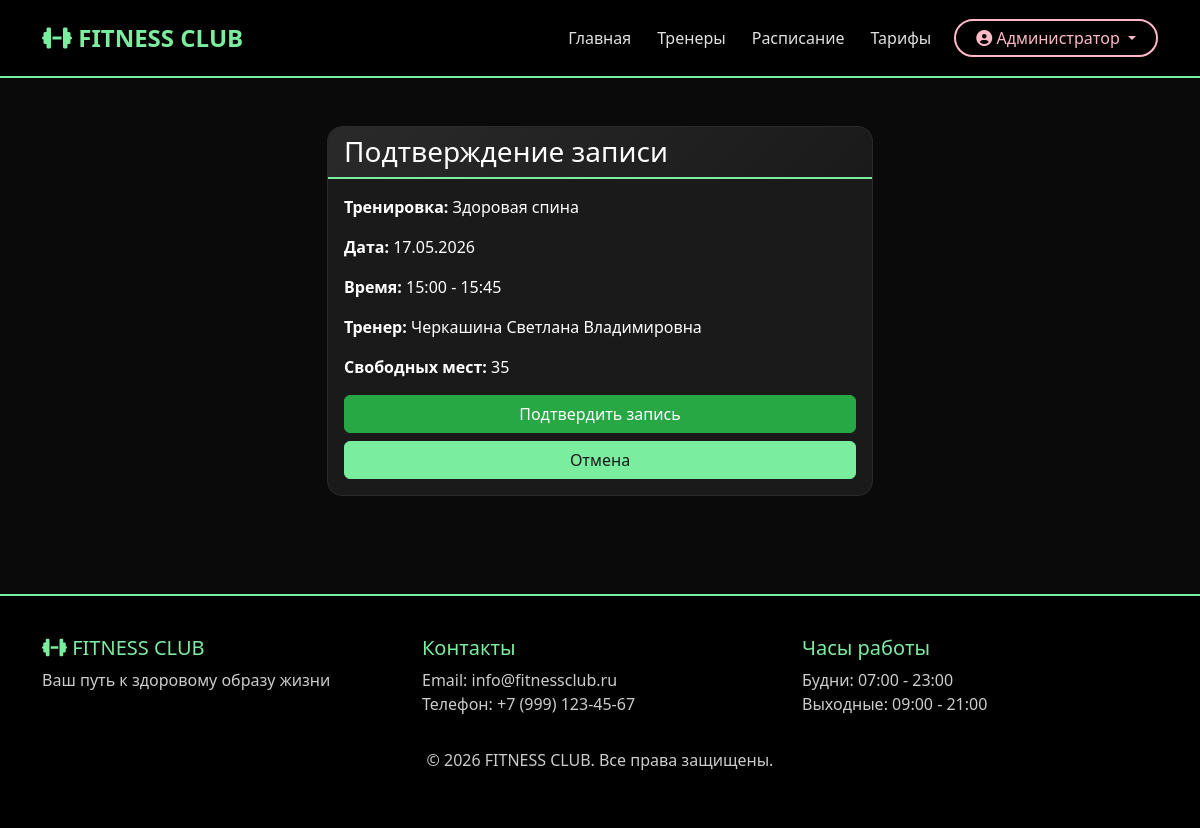
Screenshot of /schedule/20/book/ (signed in) with the database file from the repository.
### users/models.py (models this page shows, shortened)
class User(AbstractUser):
    first_name = None
    last_name = None
    username = None
    full_name = models.CharField('ФИО', max_length=200)
    email = models.EmailField('Email', unique=True)
    phone = models.CharField('Телефон', max_length=12, blank=True, unique=True)
    birth_date = models.DateField('Дата рождения', null=True, blank=True)
    is_trainer = models.BooleanField('Тренер', default=False)
    tariff_name = models.CharField('Название тарифа', max_length=100, blank=True, null=True)
    tariff_price = models.DecimalField('Цена тарифа', max_digits=10, decimal_places=2, blank=True, null=True)
    tariff_duration = models.IntegerField('Длительность тарифа (дней)', blank=True, null=True)
    tariff_purchase_date = models.DateField('Дата покупки', auto_now_add=True, null=True)
    tariff_end_date = models.DateField('Дата окончания тарифа', blank=True, null=True)
    tariff_type = models.CharField(  'Тип тарифа',max_length=20,choices=[('day', 'Дневной (до 17:00)'), ('evening', 'Вечерний (после 17:00)'), ('unlimited', 'Безлимитный')],blank=True,null=True)
    tariff_has_personal = models.BooleanField('Доступ к персональным тренировкам', default=False)
    USERNAME_FIELD = 'email'
    REQUIRED_FIELDS = ['full_name']
    def has_active_tariff(self):
        if self.tariff_end_date:
            return self.tariff_end_date >= date.today()
        return False
    def can_book_workout(self, workout_time):
        if not self.has_active_tariff():
            return False, 'У вас нет активного тарифа. Приобретите тариф для записи на тренировки.'
        hour = workout_time.hour
        if self.tariff_type == 'day' and hour >= 17:
            return False, 'Ваш дневной тариф действует только до 17:00.'
        if self.tariff_type == 'evening' and hour < 17:
            return False, 'Ваш вечерний тариф действует только после 17:00.'
        return True, 'OK'
    class Meta:
        verbose_name = 'Пользователь'
        verbose_name_plural = 'Пользователи'

### main/models.py (models this page shows, shortened)
class Schedule(models.Model):
    STATUS_CHOICES = [ ('active', 'Активна'),('cancelled', 'Отменена'),]
    workout = models.ForeignKey(Workout, on_delete=models.CASCADE, verbose_name='Тренировка')
    date = models.DateField('Дата')
    start_time = models.TimeField('Время начала')
    status = models.CharField('Статус', max_length=20, choices=STATUS_CHOICES)
    booked_places = models.IntegerField('Записано человек', default=0)
    @property
    def end_time(self):
        start = datetime.combine(self.date, self.start_time)
        end = start + timedelta(minutes=self.workout.duration_minutes)
        return end.time()
    @property
    def available_places(self):
        return self.workout.max_participants - self.booked_places
    class Meta:
        verbose_name = 'Расписание'
        verbose_name_plural = 'Расписания'

class Workout(models.Model):
    DIFFICULTY_CHOICES = [('beginner', 'Начинающий'),('intermediate', 'Средний'),('advanced', 'Продвинутый'),]
    name = models.CharField('Название', max_length=50, unique=True)
    description = models.TextField('Описание')
    duration_minutes = models.IntegerField('Длительность (мин)')
    difficulty = models.CharField('Сложность', max_length=20 , choices=DIFFICULTY_CHOICES)
    goals = models.CharField('Цели', max_length=100)
    max_participants = models.IntegerField('Макс. участников', default=20)
    trainer = models.ForeignKey('users.User', on_delete=models.SET_NULL, null=True, verbose_name='Тренер', limit_choices_to={'is_trainer': True})
    image = models.ImageField('Изображение', upload_to='workouts/')
    class Meta:
        verbose_name = 'Тренировка'
        verbose_name_plural = 'Тренировки'

### main/views.py (the view, shortened to what this page needs)
# urls.py: path('schedule/<int:schedule_id>/book/', views.book_workout, name='book_workout'),
@login_required
def book_workout(request, schedule_id):
    schedule = get_object_or_404(Schedule, id=schedule_id)
    user_name = request.user.full_name
    logger.info(f'Пользователь {user_name} пытается записаться на тренировку: {schedule.workout.name} ({schedule.date} {schedule.start_time})')
    now = timezone.now()
    workout_datetime = datetime.combine(schedule.date, schedule.start_time)
    if timezone.is_naive(workout_datetime):
        workout_datetime = timezone.make_aware(workout_datetime)
    if workout_datetime < now:
        logger.warning(f'ОТКАЗАНО: Пользователь {user_name} попытался записаться на ПРОШЕДШУЮ тренировку: {schedule.workout.name} ({schedule.date})')
        messages.error(request, 'Нельзя записаться на тренировку, которая уже прошла')
        return redirect('main:schedule_list')
    if schedule.status != 'active':
        logger.warning(f'ОТКАЗАНО: Пользователь {user_name} попытался записаться на НЕАКТИВНУЮ тренировку: {schedule.workout.name}')
        messages.error(request, 'Эта тренировка отменена или уже недоступна')
        return redirect('main:schedule_list')
    if schedule.workout.trainer == request.user:
        logger.warning(f' ОТКАЗАНО: Тренер {user_name} попытался записаться на СВОЮ тренировку: {schedule.workout.name}')
        messages.error(request, 'Вы не можете записаться на собственную тренировку')
        return redirect('main:schedule_list')
    if not request.user.has_active_tariff():
        logger.warning(f' ОТКАЗАНО: Пользователь {user_name} без АКТИВНОГО ТАРИФА пытался записаться на тренировку: {schedule.workout.name}')
        messages.error(request, 'У вас нет активного тарифа. Приобретите тариф для записи на тренировки.')
        return redirect('main:tariff_list')
    workout_time = schedule.start_time
    can_book, error_message = request.user.can_book_workout(workout_time)
    if not can_book:
        logger.warning(f'ОТКАЗАНО: Пользователь {user_name} - {error_message}')
        messages.error(request, error_message)
        return redirect('main:schedule_list')
    if schedule.available_places <= 0:
        logger.warning(f'ОТКАЗАНО: Пользователь {user_name} - нет свободных мест на тренировку: {schedule.workout.name}')
        messages.error(request, 'Нет свободных мест на эту тренировку')
        return redirect('main:schedule_list')
    existing_booking = Booking.objects.filter(user=request.user, schedule=schedule).first()
    if existing_booking and existing_booking.status == 'active':
        logger.warning(f' Пользователь {user_name} уже записан на тренировку: {schedule.workout.name}')
        messages.warning(request, 'Вы уже записаны на эту тренировку')
        return redirect('main:schedule_list')
    return render(request, 'book_workout.html', {'schedule': schedule})

### main/templates/book_workout.html (shortened to what this page needs)
{% extends 'base.html' %}
{% block content %}
<div class="container py-5">
    <div class="row">
        <div class="col-md-6 mx-auto">
            <div class="card">
                <div class="card-header bg-primary text-white">
                    <h3 class="mb-0">Подтверждение записи</h3>
                </div>
                <div class="card-body">
                    <p><strong>Тренировка:</strong> {{ schedule.workout.name }}</p>
                    <p><strong>Дата:</strong> {{ schedule.date|date:"d.m.Y" }}</p>
                    <p><strong>Время:</strong> {{ schedule.start_time|time:"H:i" }} - {{ schedule.end_time|time:"H:i" }}</p>
                    <p><strong>Тренер:</strong> {{ schedule.workout.trainer.full_name|default:"Не назначен" }}</p>
                    <p><strong>Свободных мест:</strong> {{ schedule.available_places }}</p>
                    <form method="post">
                        <button type="submit" class="btn btn-success w-100">Подтвердить запись</button>
                        <a href="{% url 'main:schedule_list' %}" class="btn btn-secondary w-100 mt-2">Отмена</a>
                    </form>
                </div>
            </div>
        </div>
    </div>
</div>
{% endblock %}

### main/templates/base.html (shortened to what this page needs)
<!DOCTYPE html>
<html lang="ru">
<head>
    <link href="https://cdn.jsdelivr.net/npm/bootstrap@5.3.0/dist/css/bootstrap.min.css" rel="stylesheet">
    <link rel="stylesheet" href="https://cdnjs.cloudflare.com/ajax/libs/font-awesome/6.4.0/css/all.min.css">
</head>
<body>
    <nav class="navbar navbar-expand-lg navbar-dark bg-dark">
        <div class="container">
            <a class="navbar-brand" href="{% url 'main:home' %}">
                <i class="fas fa-dumbbell"></i> FITNESS CLUB
            </a>
            <div class="collapse navbar-collapse" id="navbarNav">
                <ul class="navbar-nav ms-auto">
                    <li class="nav-item">
                        <a class="nav-link" href="{% url 'main:home' %}">Главная</a>
                    </li>
                    <li class="nav-item">
                        <a class="nav-link" href="{% url 'main:trainer_list' %}">Тренеры</a>
                    </li>
                    <li class="nav-item">
                        <a class="nav-link" href="{% url 'main:schedule_list' %}">Расписание</a>
                    </li>
                    <li class="nav-item">
                        <a class="nav-link" href="{% url 'main:tariff_list' %}">Тарифы</a>
                    </li>
                </ul>
                <div class="d-flex">
                    {% if user.is_authenticated %}
    <div class="dropdown">
        <button class="btn btn-profile dropdown-toggle" type="button" data-bs-toggle="dropdown">
    <i class="fas fa-user-circle"></i> {{ user.full_name }}
</button>
    </div>
                    {% endif %}
                </div>
            </div>
        </div>
    </nav>
    <main>
        {% block content %}
        {% endblock %}
    </main>
    <footer class="footer">
        <div class="container">
            <div class="row">
                <div class="col-md-4">
                    <h5><i class="fas fa-dumbbell"></i> FITNESS CLUB</h5>
                    <p>Ваш путь к здоровому образу жизни</p>
                </div>
                <div class="col-md-4">
                    <h5>Контакты</h5>
                    <p>Email: info@fitnessclub.ru<br>Телефон: +7 (999) 123-45-67</p>
                </div>
                <div class="col-md-4">
                    <h5>Часы работы</h5>
                    <p>Будни: 07:00 - 23:00<br>Выходные: 09:00 - 21:00</p>
                </div>
            </div>
            <div class="text-center mt-3">
                <p>&copy; 2026 FITNESS CLUB. Все права защищены.</p>
            </div>
        </div>
    </footer>
</body>
</html>

### main/templates/base.html (style rules this page uses)
body { background-color: #0a0a0a; color: #e0e0e0; }
.navbar { background-color: #000000 !important; border-bottom: 2px solid #7bed9f; padding: 15px 0; }
.navbar-dark .navbar-nav .nav-link { color: #e0e0e0 !important; transition: color 0.3s ease; font-weight: 500; margin: 0 5px; }
.navbar-brand { color: #7bed9f !important; font-weight: bold; font-size: 1.5rem; }
.btn-profile { background-color: transparent; border: 2px solid #ffb8c6; color: #ffb8c6 !important; border-radius: 25px; padding: 5px 20px; margin-left: 10px; transition: all 0.3s ease; }
.btn-secondary { background-color: #7bed9f; border-color: #7bed9f; color: #1a1a1a; }
.card { background-color: #1a1a1a; border: 1px solid #2a2a2a; border-radius: 15px; transition: transform 0.3s, box-shadow 0.3s; }
.card-header { background: linear-gradient(135deg, #1a1a1a 0%, #0d0d0d 100%); border-bottom: 2px solid #7bed9f; border-radius: 15px 15px 0 0 !important; }
.card-title, .card h3, .card h4, .card h5 { color: #7bed9f; }
.card-text, .card-body p { color: #c0c0c0; }
.footer { background-color: #000000; color: #888888; padding: 40px 0; margin-top: 50px; border-top: 2px solid #7bed9f; }
.footer h5 { color: #7bed9f; }
a { color: #ffb8c6; text-decoration: none; }
.card-body strong, .amenities-text, .club-amenities { color: #ffffff !important; }
.card-text, .workout-description, .card-body p { color: #ffffff !important; }
.footer p, .footer .text-muted { color: #cccccc !important; }
.card-header h3, .card-header h4 { color: #ffffff !important; }
.card-body { color: #ffffff; }
.card { background-color: #1a1a1a !important; border-color: #2a2a2a !important; }
.card-header { background: linear-gradient(135deg, #2a2a2a 0%, #1a1a1a 100%) !important; border-bottom-color: #7bed9f !important; }
.btn-secondary { background-color: #7bed9f !important; border-color: #7bed9f !important; color: #1a1a1a !important; }
.btn-success { background-color: #28a745 !important; border-color: #28a745 !important; }

### rows the page displays
User: full_name "Администратор"
Schedule: workout.name "Здоровая спина", date "17.05.2026", start_time "15:00", end_time "15:45", workout.trainer.full_name "Черкашина Светлана Владимировна", available_places "35"
